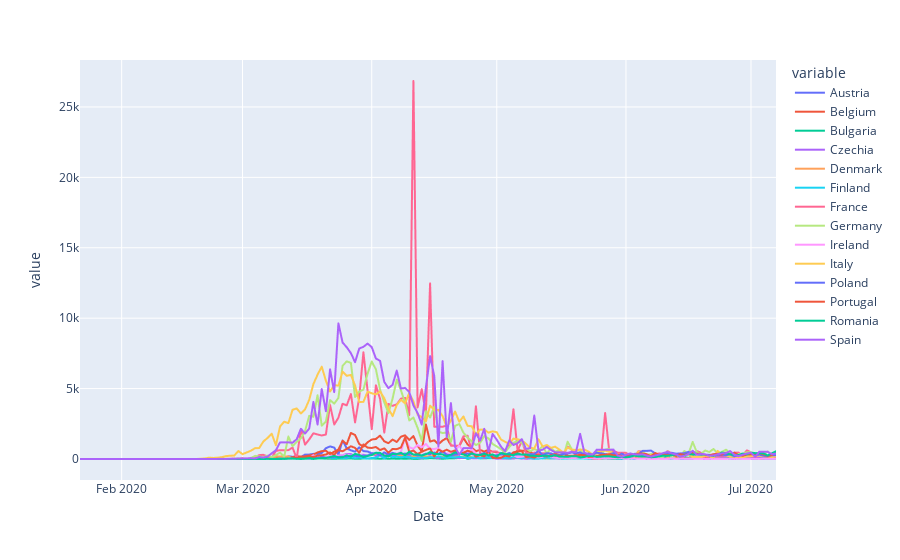

Source (notebook cell):
### Code cell
px.line(daily_confirmed,x='Date',y= nations)

### Figure 1 — Plotly figure (JSON) as saved in the notebook; plotly's stock layout.template omitted (floating-point values rounded to 4 significant figures; data arrays with more than 128 entries replaced by an {"elided": "..."} marker saying what was removed)
{"data": [{"hovertemplate": "variable=Austria<br>Date=%{x}<br>value=%{y}<extra></extra>", "legendgroup": "Austria", "line": {"color": "#636efa", "dash": "solid"}, "mode": "lines", "name": "Austria", "showlegend": true, "type": "scattergl", "x": {"elided": "168 str values"}, "xaxis": "x", "y": {"elided": "168 int values"}, "yaxis": "y"}, {"hovertemplate": "variable=Belgium<br>Date=%{x}<br>value=%{y}<extra></extra>", "legendgroup": "Belgium", "line": {"color": "#EF553B", "dash": "solid"}, "mode": "lines", "name": "Belgium", "showlegend": true, "type": "scattergl", "x": {"elided": "168 str values"}, "xaxis": "x", "y": {"elided": "168 int values"}, "yaxis": "y"}, {"hovertemplate": "variable=Bulgaria<br>Date=%{x}<br>value=%{y}<extra></extra>", "legendgroup": "Bulgaria", "line": {"color": "#00cc96", "dash": "solid"}, "mode": "lines", "name": "Bulgaria", "showlegend": true, "type": "scattergl", "x": {"elided": "168 str values"}, "xaxis": "x", "y": {"elided": "168 int values"}, "yaxis": "y"}, {"hovertemplate": "variable=Czechia<br>Date=%{x}<br>value=%{y}<extra></extra>", "legendgroup": "Czechia", "line": {"color": "#ab63fa", "dash": "solid"}, "mode": "lines", "name": "Czechia", "showlegend": true, "type": "scattergl", "x": {"elided": "168 str values"}, "xaxis": "x", "y": {"elided": "168 int values"}, "yaxis": "y"}, {"hovertemplate": "variable=Denmark<br>Date=%{x}<br>value=%{y}<extra></extra>", "legendgroup": "Denmark", "line": {"color": "#FFA15A", "dash": "solid"}, "mode": "lines", "name": "Denmark", "showlegend": true, "type": "scattergl", "x": {"elided": "168 str values"}, "xaxis": "x", "y": {"elided": "168 int values"}, "yaxis": "y"}, {"hovertemplate": "variable=Finland<br>Date=%{x}<br>value=%{y}<extra></extra>", "legendgroup": "Finland", "line": {"color": "#19d3f3", "dash": "solid"}, "mode": "lines", "name": "Finland", "showlegend": true, "type": "scattergl", "x": {"elided": "168 str values"}, "xaxis": "x", "y": {"elided": "168 int values"}, "yaxis": "y"}, {"hovertemplate": "variable=France<br>Date=%{x}<br>value=%{y}<extra></extra>", "legendgroup": "France", "line": {"color": "#FF6692", "dash": "solid"}, "mode": "lines", "name": "France", "showlegend": true, "type": "scattergl", "x": {"elided": "168 str values"}, "xaxis": "x", "y": {"elided": "168 int values"}, "yaxis": "y"}, {"hovertemplate": "variable=Germany<br>Date=%{x}<br>value=%{y}<extra></extra>", "legendgroup": "Germany", "line": {"color": "#B6E880", "dash": "solid"}, "mode": "lines", "name": "Germany", "showlegend": true, "type": "scattergl", "x": {"elided": "168 str values"}, "xaxis": "x", "y": {"elided": "168 int values"}, "yaxis": "y"}, {"hovertemplate": "variable=Ireland<br>Date=%{x}<br>value=%{y}<extra></extra>", "legendgroup": "Ireland", "line": {"color": "#FF97FF", "dash": "solid"}, "mode": "lines", "name": "Ireland", "showlegend": true, "type": "scattergl", "x": {"elided": "168 str values"}, "xaxis": "x", "y": {"elided": "168 int values"}, "yaxis": "y"}, {"hovertemplate": "variable=Italy<br>Date=%{x}<br>value=%{y}<extra></extra>", "legendgroup": "Italy", "line": {"color": "#FECB52", "dash": "solid"}, "mode": "lines", "name": "Italy", "showlegend": true, "type": "scattergl", "x": {"elided": "168 str values"}, "xaxis": "x", "y": {"elided": "168 int values"}, "yaxis": "y"}, {"hovertemplate": "variable=Poland<br>Date=%{x}<br>value=%{y}<extra></extra>", "legendgroup": "Poland", "line": {"color": "#636efa", "dash": "solid"}, "mode": "lines", "name": "Poland", "showlegend": true, "type": "scattergl", "x": {"elided": "168 str values"}, "xaxis": "x", "y": {"elided": "168 int values"}, "yaxis": "y"}, {"hovertemplate": "variable=Portugal<br>Date=%{x}<br>value=%{y}<extra></extra>", "legendgroup": "Portugal", "line": {"color": "#EF553B", "dash": "solid"}, "mode": "lines", "name": "Portugal", "showlegend": true, "type": "scattergl", "x": {"elided": "168 str values"}, "xaxis": "x", "y": {"elided": "168 int values"}, "yaxis": "y"}, {"hovertemplate": "variable=Romania<br>Date=%{x}<br>value=%{y}<extra></extra>", "legendgroup": "Romania", "line": {"color": "#00cc96", "dash": "solid"}, "mode": "lines", "name": "Romania", "showlegend": true, "type": "scattergl", "x": {"elided": "168 str values"}, "xaxis": "x", "y": {"elided": "168 int values"}, "yaxis": "y"}, {"hovertemplate": "variable=Spain<br>Date=%{x}<br>value=%{y}<extra></extra>", "legendgroup": "Spain", "line": {"color": "#ab63fa", "dash": "solid"}, "mode": "lines", "name": "Spain", "showlegend": true, "type": "scattergl", "x": {"elided": "168 str values"}, "xaxis": "x", "y": {"elided": "168 int values"}, "yaxis": "y"}], "layout": {"legend": {"title": {"text": "variable"}, "tracegroupgap": 0}, "margin": {"t": 60}, "xaxis": {"anchor": "y", "domain": [0, 1], "title": {"text": "Date"}}, "yaxis": {"anchor": "x", "domain": [0, 1], "title": {"text": "value"}}}}
